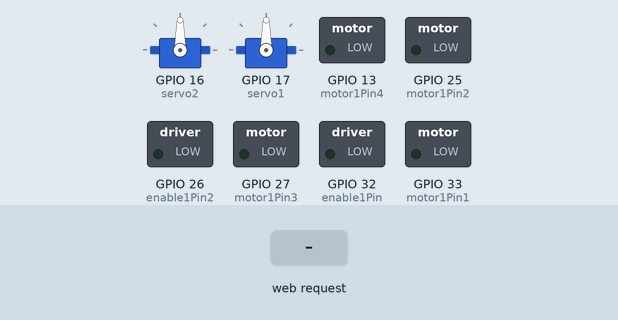
Simulated run of this sketch. Board: ESP32. Parts: 2 × servo, switched loads named in the sketch (green lamp = pin HIGH). The inputs (shaded band) are chosen by the test bench. WiFi joins after 1.5 s; servers stay silent unless stated; what the sketch prints to the serial monitor is not drawn.

Above: at 2.7 s.
2.8 s: HTTP request GET /start/on received
At 2.95 s:
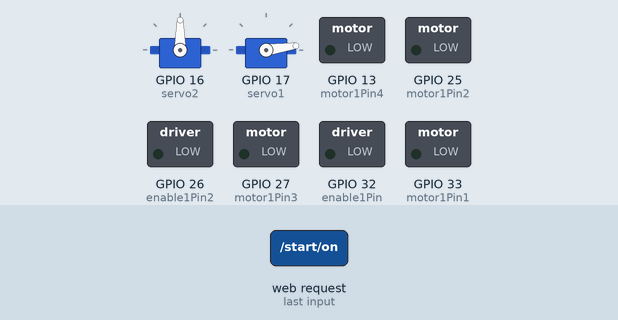
11.8 s: HTTP request GET /start/on received
At 11.95 s:
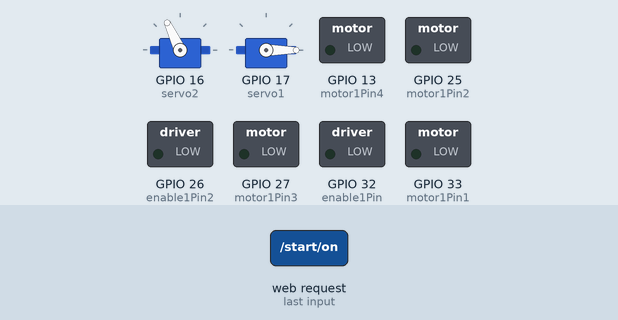
At 13.75 s:
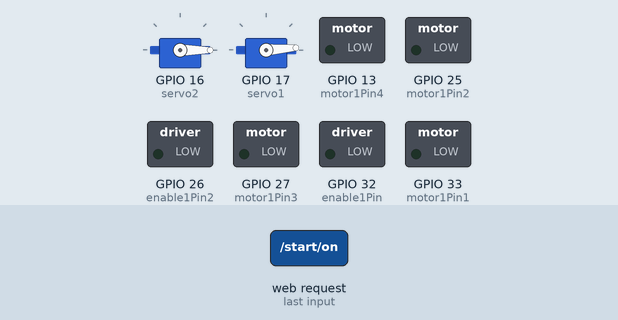
Timing chart, 0 to 23.8 s (numbered marks = the images above; inputs shaded):
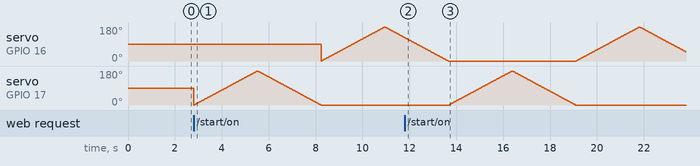

Measured:
- after the input at 11.8 s, servo on GPIO 17 (servo1): rises from 0° to 180° in 2.7 s, then falls to 0° in 2.7 s

The sketch:

ESP32_wifi.ino
```cpp
/*********
  Rui Santos
  Complete project details at https://randomnerdtutorials.com
*********/

// Load Wi-Fi library
#include <WiFi.h>
#include <Servo.h>
// Creating servo Objectto control servo
Servo servo2;
Servo servo1;

//Network credentials
const char* ssid     = "ASUS";
const char* password = "Krishna2017";

// Setting web server port number to 80
WiFiServer server(80);

// Variable to store the HTTP request
String header;

// Auxiliar variables to store the current output state
String output26_startState = "off";
String output27_stopState = "off";
String output26_start = "off";
String output27_stop = "off";
String output23_fast  = "off";
String output22_slow  = "off";
String output21_random  = "off";
String output19_arrow_left  = "off";
String output18_arrow_center  = "off";
String output_arrow_right = "off";
// Assign output variables to GPIO pins
const int servo2_pwm = 15;
//Variable to inizialize position variable
int pos = 0;
bool start_state = false;
int count = 0;
// Setting pins for motors
static const int motor1Pin1 = 33;
static const int motor1Pin2 = 25;
static const int enable1Pin = 32;
static const int motor1Pin3 = 27;
static const int motor1Pin4 = 13;
static const int enable1Pin2 = 26;
static const int freq = 30000;
static const int pwmChannel = 0;
static const int pwmChannel2 = 1;
static const int resolution = 8;
int dutyCycle1 = 250;


void setup() {
  Serial.begin(115200);
  // Initialize pins
  servo2.attach(16);
  servo1.attach(17);
  pinMode(motor1Pin1, OUTPUT);
  pinMode(motor1Pin2, OUTPUT);
  pinMode(enable1Pin, OUTPUT);
  pinMode(motor1Pin3, OUTPUT);
  pinMode(motor1Pin4, OUTPUT);
  pinMode(enable1Pin2, OUTPUT);
  ledcSetup(pwmChannel, freq, resolution);
  ledcSetup(pwmChannel2, freq, resolution);
  ledcAttachPin(enable1Pin, pwmChannel);
  ledcAttachPin(enable1Pin2, pwmChannel2);


  // Connect to Wi-Fi network with SSID and password
  Serial.print("Connecting to ");
  Serial.println(ssid);
  WiFi.begin(ssid, password);
  while (WiFi.status() != WL_CONNECTED) {
    delay(500);
    Serial.print(".");
  }
  // Print local IP address and start web server
  Serial.println("");
  Serial.println("WiFi connected.");
  Serial.println("IP address: ");
  Serial.println(WiFi.localIP());
  server.begin();
}

void loop(){
  WiFiClient client = server.available();   // Listen for incoming clients

  if (client) {                             // If a new client connects,
    Serial.println("New Client.");          // print a message out in the serial port
    String currentLine = "";                // make a String to hold incoming data from the client
    while (client.connected()) {            // loop while the client's connected
      if (client.available()) {             // if there's bytes to read from the client,
        char c = client.read();             // read a byte, then
        Serial.write(c);                    // print it out the serial monitor
        header += c;
        if (c == '\n') {                    // if the byte is a newline character
          // if the current line is blank, you got two newline characters in a row.
          // that's the end of the client HTTP request, so send a response:
          if (currentLine.length() == 0) {
            // HTTP headers always start with a response code (e.g. HTTP/1.1 200 OK)
            // and a content-type so the client knows what's coming, then a blank line:
            client.println("HTTP/1.1 200 OK");
            client.println("Content-type:text/html");
            client.println("Connection: close");
            client.println();

            // turns the GPIOs on and off
            if (header.indexOf("GET /start/on") >= 0) {

              output26_startState = "on";
//              put function
              servo1_motion();
              servo2_motion();
              start_state = true;
//            motor_control_on();


            } else if (header.indexOf("GET /start/off") >= 0) {
              Serial.println("GPIO 26 off");

//              put function
              output26_startState = "on";
//            put function
//              motor_control_off();
//              start_state = false;
//              while(start_state)
//              {
//                servo1_motion();
//                servo2_motion();
//              }
//              digitalWrite(output26_start, LOW);
            } else if (header.indexOf("GET /slow/on") >= 0) {

//              digitalWrite(output27_stop, HIGH);
            } else if (header.indexOf("GET /27/off") >= 0) {
              Serial.println("GPIO 27 off");
              output27_stopState = "off";
//              digitalWrite(output27_stop, LOW);
            }

            // Display the HTML web page
            client.println("<!DOCTYPE html><html>");

            client.println("<head><meta name=\"viewport\" content=\"width=device-width, initial-scale=1\">");
            client.println("<link rel=\"icon\" href=\"data:,\">");
            // CSS to style the on/off buttons
            // Feel free to change the background-color and font-size attributes to fit your preferences
            client.println("<style>html { font-family: Helvetica; margin: 0; display: inline; text-align: center;}");
            client.println("body{background-color: darkgray; margin: 0;}");
            client.println(".title_page{color:white; width: 100%; background-color: black;margin: 0; padding: 5%;}");
            client.println(".button { background-color: #4CAF50; border: none;border-radius: 4px; color: white; padding: 2% 2%; width: 30%;  box-shadow: 1px 1px 2px 2px rgba(0,0,0,0.7);");
            client.println("text-decoration: none; font-size: 100%; margin: 0px; cursor: pointer;}");
            client.println(".button2 {background-color: #555555; }");
            client.println(".positioning_area_cell_1{ height: 100%; background-color: none; color: white; diaplay: table-cell; vertical-align: middle;}");
            client.println(".positioning_area_cell_2{  background-color: none; color: white;display: table-cell;vertical-align:middle;}");
            client.println(".positioning_area_row {display: table-row; padding: 1%; margin:10%; }");
            client.println(".circle{width:50px; height: 50px; border-radius: 50px; background-color: gray; border: 1px solid white; position: relative; left:107%; margin: 30%;box-shadow: 1px 1px 10px 2px rgba(0,0,0,0.7);}");
            client.println(".positioning_table{ height: 100px; width: 100%; background-color: none; color: white;display: table; margin-bottom: 10%; margin-top: 10%;}</style></head>");

            // Web Page Heading
            client.println("<body><h1 class=\"title_page\">Final Year Project</h1>");
            if(output26_startState=="off")
            {

              client.println("<div class=\"positioning_table\">"
                               "<div class= \"positioning_area_cell_1\">"
                                    "<div class=\"positioning_area_row\">"
                                       "<div class=\"circle\"></div>"
                                    "</div>"
                                    "<div class=\"positioning_area_row\">"
                                        "<div class=\"circle\"></div>"
                                    "</div>"
                                    "<div class=\"positioning_area_row\">"
                                        "<div class=\"circle\"></div>"
                                    "</div>"
                                "</div>"
                                "<div class=\"positioning_area_cell_2\">"
                                    "<div class=\"positioning_area_row\">"
                                        "<div class=\"circle\"></div>"
                                    "</div>"
                                    "<div class=\"positioning_area_row\">"
                                        "<div class=\"circle\"></div>"
                                    "</div>"
                                    "<div class=\"positioning_area_row\">"
                                        "<div class=\"circle\"></div>"
                                    "</div>"
                                "</div>"
                                "<div class=\"positioning_area_cell_2\">"
                                    "<div class=\"positioning_area_row\">"
                                        "<div class=\"circle\"></div>"
                                    "</div>"
                                    "<div class=\"positioning_area_row\">"
                                        "<div class=\"circle\"></div>"
                                    "</div>"
                                    "<div class=\"positioning_area_row\">"
                                        "<div class=\"circle\"></div>"
                                    "</div>"
                                "</div>"
                            "</div>"

                               "</div>"
                          "</div>");
                client.println(
                                 "<p>"
                                    "<a href=\"/start/on\">"
                                          "<button class=\"button button2\">START</button>"
                                    "</a>"
                                 "</p>"

                                 "<p>"
                                    "<a href=\"/start/off\">"
                                          "<button class=\"button button2\">STOP</button>"
                                    "</a>"
                                 "</p>"


                                 "<p>"
                                    "<a href=\"/fast/on\">"
                                          "<button class=\"button button2\">FAST</button>"
                                    "</a>"
                                 "</p>"

                                 "<p>"
                                    "<a href=\"/slow/on\">"
                                          "<button class=\"button button2\">SLOW</button>"
                                    "</a>"
                                 "</p>"
                                    );
                client.println("<p>"
                               "<a href=\"/random/on\">"
                                    "<button class=\"button button2\">RANDOM</button>"
                               "</a>"
                             "</p>");

            }else if(output26_startState=="on")
            {
              client.println("<div class=\"positioning_table\">"
                               "<div class= \"positioning_area_cell_1\">"
                                    "<div class=\"positioning_area_row\">"
                                       "<div class=\"circle\"></div>"
                                    "</div>"
                                    "<div class=\"positioning_area_row\">"
                                        "<div class=\"circle\"></div>"
                                    "</div>"
                                    "<div class=\"positioning_area_row\">"
                                        "<div class=\"circle\"></div>"
                                    "</div>"
                                "</div>"
                                "<div class=\"positioning_area_cell_2\">"
                                    "<div class=\"positioning_area_row\">"
                                        "<div class=\"circle\"></div>"
                                    "</div>"
                                    "<div class=\"positioning_area_row\">"
                                        "<div class=\"circle\"></div>"
                                    "</div>"
                                    "<div class=\"positioning_area_row\">"
                                        "<div class=\"circle\"></div>"
                                    "</div>"
                                "</div>"
                                "<div class=\"positioning_area_cell_2\">"
                                    "<div class=\"positioning_area_row\">"
                                        "<div class=\"circle\"></div>"
                                    "</div>"
                                    "<div class=\"positioning_area_row\">"
                                        "<div class=\"circle\"></div>"
                                    "</div>"
                                    "<div class=\"positioning_area_row\">"
                                        "<div class=\"circle\"></div>"
                                    "</div>"
                                "</div>"
                            "</div>"

                               "</div>"
                          "</div>");
                client.println(
                                 "<p>"
                                    "<a href=\"/start/on\">"
                                          "<button class=\"button button2 \">START</button>"
                                    "</a>"
                                 "</p>"

                                 "<p>"
                                    "<a href=\"/start/off\">"
                                          "<button class=\"button button2\">STOP</button>"
                                    "</a>"
                                 "</p>"


                                 "<p>"
                                    "<a href=\"/fast/on\">"
                                          "<button class=\"button button2\">FAST</button>"
                                    "</a>"
                                 "</p>"

                                 "<p>"
                                    "<a href=\"/slow/on\">"
                                          "<button class=\"button button2\">SLOW</button>"
                                    "</a>"
                                 "</p>"
                                    );
                client.println("<p>"
                               "<a href=\"/random/on\">"
                                    "<button class=\"button button2\">RANDOM</button>"
                               "</a>"
                             "</p>");
            }


            // Display current state, and ON/OFF buttons for GPIO 26
//            client.println("<p>GPIO 26 - State " + output26_startState + "</p>");
            // If the output26_startState is off, it displays the ON button
//            if (output26_startState=="off") {
//              client.println("<p><a href=\"/start/on\"><button class=\"button button2\" style =\"float:left\">START</button></a></p>");
//            } else {
//              client.println("<p><a href=\"/start/off\"><button class=\"button \" style =\"float:left\">START</button></a></p>");
//            }

            // Display current state, and ON/OFF buttons for GPIO 27
//            client.println("<p>GPIO 27 - State " + output27_stopState + "</p>");
            // If the output27_stopState is off, it displays the ON button
//            if (output27_stopState=="off") {
//              client.println("<p><a href=\"/27/on\"><button class=\"button button2\">STOP</button></a></p>");
//            } else {
//              client.println("<p><a href=\"/27/off\"><button class=\"button \"  style =\"float:right;margin-left: 3%\">STOP</button></a></p>");
//            }
//            client.println("<p><a href=\"\"></a><button class= \"button button2 \" style =\"float:right;margin-left: 3%;\">SLOW</button></p>");
//            client.println("<p><a href=\"\"></a><button class= \"button  button2\">FAST</button></p>");
//            client.println("</body></html>");

            // The HTTP response ends with another blank line
            client.println();
            // Break out of the while loop
            break;
          } else { // if you got a newline, then clear currentLine
            currentLine = "";
          }
        } else if (c != '\r') {  // if you got anything else but a carriage return character,
          currentLine += c;      // add it to the end of the currentLine
        }
      }
    }
    // Clear the header variable
    header = "";
    // Close the connection
    client.stop();
    Serial.println("Client disconnected.");
    Serial.println("");
  }
}


void servo2_motion()
{


  for(pos = 0; pos <= 180; pos+= 1)
  {
    // tells the servo to go to the position in variable pos
    servo2.write(pos);
    // waits 15ms after the servo reaches the position
    delay(15);
  }
  for(pos = 180; pos >= 0; pos -= 1)
  {
    // tells the servo to go to the position in variable pos
    servo2.write(pos);
    // waits 15ms after the servo reaches the position
    delay(15);
  }

}

void servo1_motion()
{
  for(pos = 0; pos <= 180; pos+= 1)
  {
    // tells the servo to go to the position in variable pos
    servo1.write(pos);
    // waits 15ms after the servo reaches the position
    delay(15);
  }
  for(pos = 180; pos >= 0; pos -= 1)
  {
    // tells the servo to go to the position in variable pos
    servo1.write(pos);
    // waits 15ms after the servo reaches the position
    delay(15);
  }

}

void motor_control_on()
{
  digitalWrite(motor1Pin1, HIGH);
  digitalWrite(motor1Pin2, LOW);
  digitalWrite(motor1Pin3, LOW);
  digitalWrite(motor1Pin4, HIGH);
  ledcWrite(pwmChannel, dutyCycle1);
  ledcWrite(pwmChannel2, dutyCycle1);
  delay(1000);
}
void motor_control_off()
{
  digitalWrite(motor1Pin1, LOW);
  digitalWrite(motor1Pin2, LOW);
  digitalWrite(motor1Pin3, LOW);
  digitalWrite(motor1Pin4, LOW);
  ledcWrite(pwmChannel, dutyCycle1);
  ledcWrite(pwmChannel2, dutyCycle1);
}
```
